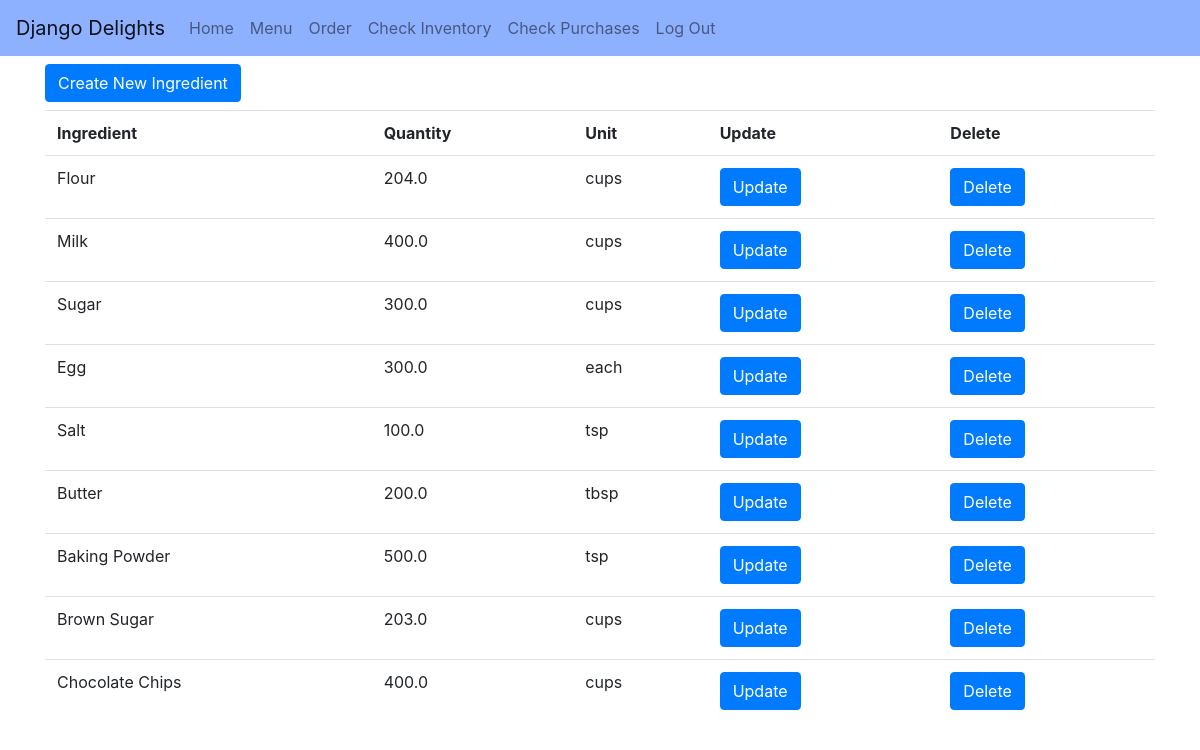
/ingredients/ (signed in), run on the app's committed database.
### inventory/models.py (models this page shows, shortened)
class Ingredient(models.Model):
    POUNDS = 'lbs'
    CUPS = 'cups'
    TABLESPOONS = 'tbsp'
    TEASPOONS = 'tsp'
    EACH = 'each'
    UNIT_CHOICES = [
        (POUNDS, 'Pounds'),
        (CUPS, 'Cups'),
        (TABLESPOONS, 'Tablespoons'),
        (TEASPOONS, 'Teaspoons'),
        (EACH, 'Each')
    ]
    name = models.CharField(max_length=100)
    quantity = models.FloatField()
    unit = models.CharField(max_length=4, choices=UNIT_CHOICES)
    price_per_unit = models.DecimalField(max_digits=10, decimal_places=2)
    def __str__(self) -> str:
        return self.name

### inventory/views.py (the view)
# urls.py: path('ingredients/', views.IngredientList.as_view(), name='ingredients'),
class IngredientList(LoginRequiredMixin, ListView):
    model = Ingredient
    context_object_name = 'ingredient_list'
    template_name = 'inventory/ingredient_list.html'

### inventory/templates/inventory/ingredient_list.html
{% extends './base.html' %}
{% block content %}
<div class="container">
    <a class="btn btn-primary my-2" href="{% url 'ingredientcreate' %}">Create New Ingredient</a>
    <div class="row">
        <div class="col">
            <table class="table">
                <tr>
                    <th>Ingredient</th>
                    <th>Quantity</th>
                    <th>Unit</th>
                    <th>Update</th>
                    <th>Delete</th>
                </tr>
                {% for ingredient in ingredient_list %}
                <tr>
                    <td>{{ ingredient }}</td>
                    <td>{{ ingredient.quantity }}</td>
                    <td>{{ ingredient.unit }}</td>
                    <td><a class="btn btn-primary" href="./update/{{ ingredient.pk }}" role="button">Update</a></td>
                    <td><a class="btn btn-primary" href="./delete/{{ ingredient.pk }}" role="button">Delete</a></td>
                </tr>
                {% endfor %}
            </table>
        </div>
    </div>
</div>
{% endblock %}

### data on the page
Ingredient: name "Flour", quantity "204.0", unit "cups"
Ingredient: name "Milk", quantity "400.0", unit "cups"
Ingredient: name "Sugar", quantity "300.0", unit "cups"
Ingredient: name "Egg", quantity "300.0", unit "each"
Ingredient: name "Salt", quantity "100.0", unit "tsp"
Ingredient: name "Butter", quantity "200.0", unit "tbsp"
Ingredient: name "Baking Powder", quantity "500.0", unit "tsp"
Ingredient: name "Brown Sugar", quantity "203.0", unit "cups"
Ingredient: name "Chocolate Chips", quantity "400.0", unit "cups"
